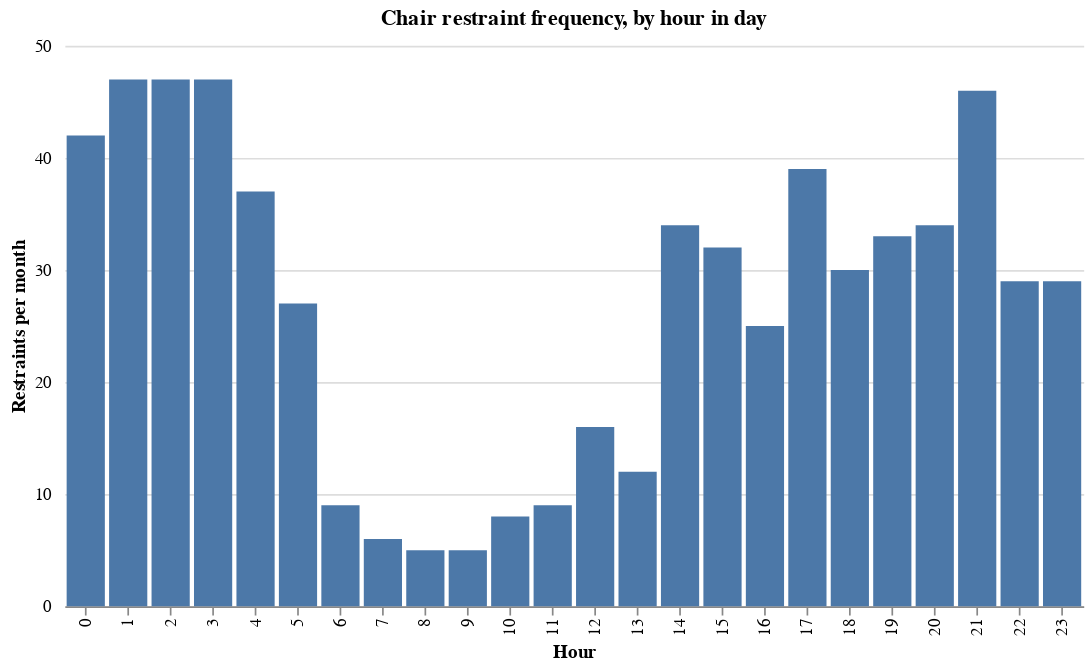

Here is the notebook cell this chart was saved with:
### Markdown cell above
### Chart the hours

### Code cell
chair_hours = (
    alt.Chart(hours)
    .mark_bar()
    .encode(
        alt.X("hour:O", title="Hour", axis=alt.Axis(grid=False)),
        y=alt.Y(
            "count:Q",
            title="Count",
            axis=alt.Axis(
                tickCount=6,
                gridColor="#dddddd",
                offset=6,
                tickSize=0,
                domainOpacity=0,
                title="Restraints per month",
            ),
        ),
    )
    .properties(
        width=600, height=330, title="Chair restraint frequency, by hour in day"
    )
)
chair_hours.configure_view(strokeOpacity=0)

### Figure 1 — Vega-Lite specification as saved in the notebook (floating-point values rounded to 4 significant figures)
{"config": {"view": {"continuousWidth": 400, "continuousHeight": 300, "strokeOpacity": 0}}, "data": {"name": "data-9aed64a6bc8172cdae17f52bd394e704"}, "mark": "bar", "encoding": {"x": {"type": "ordinal", "axis": {"grid": false}, "field": "hour", "title": "Hour"}, "y": {"type": "quantitative", "axis": {"domainOpacity": 0, "gridColor": "#dddddd", "offset": 6, "tickCount": 6, "tickSize": 0, "title": "Restraints per month"}, "field": "count", "title": "Count"}}, "height": 330, "title": "Chair restraint frequency, by hour in day", "width": 600, "$schema": "https://vega.github.io/schema/vega-lite/v4.8.1.json", "datasets": {"data-9aed64a6bc8172cdae17f52bd394e704": [{"hour": 0, "count": 42}, {"hour": 1, "count": 47}, {"hour": 2, "count": 47}, {"hour": 3, "count": 47}, {"hour": 4, "count": 37}, {"hour": 5, "count": 27}, {"hour": 6, "count": 9}, {"hour": 7, "count": 6}, {"hour": 8, "count": 5}, {"hour": 9, "count": 5}, {"hour": 10, "count": 8}, {"hour": 11, "count": 9}, {"hour": 12, "count": 16}, {"hour": 13, "count": 12}, {"hour": 14, "count": 34}, {"hour": 15, "count": 32}, {"hour": 16, "count": 25}, {"hour": 17, "count": 39}, {"hour": 18, "count": 30}, {"hour": 19, "count": 33}, {"hour": 20, "count": 34}, {"hour": 21, "count": 46}, {"hour": 22, "count": 29}, {"hour": 23, "count": 29}]}}
